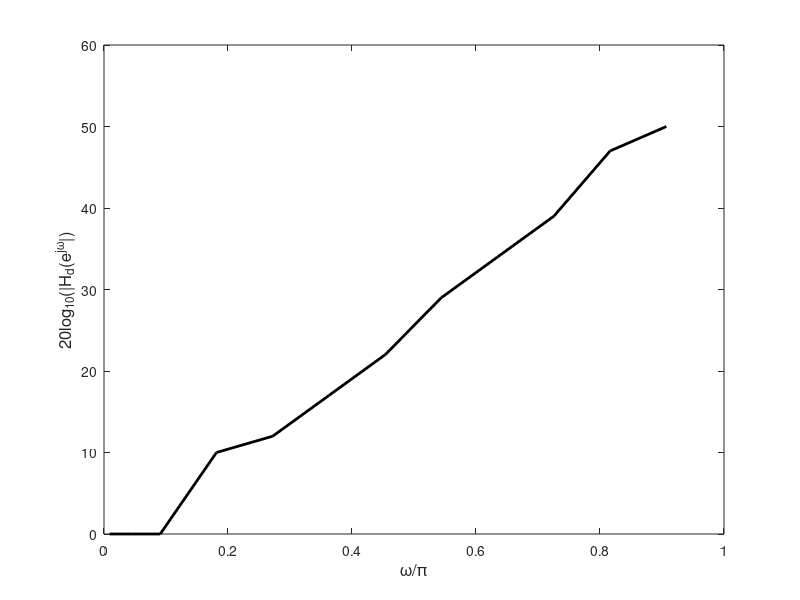
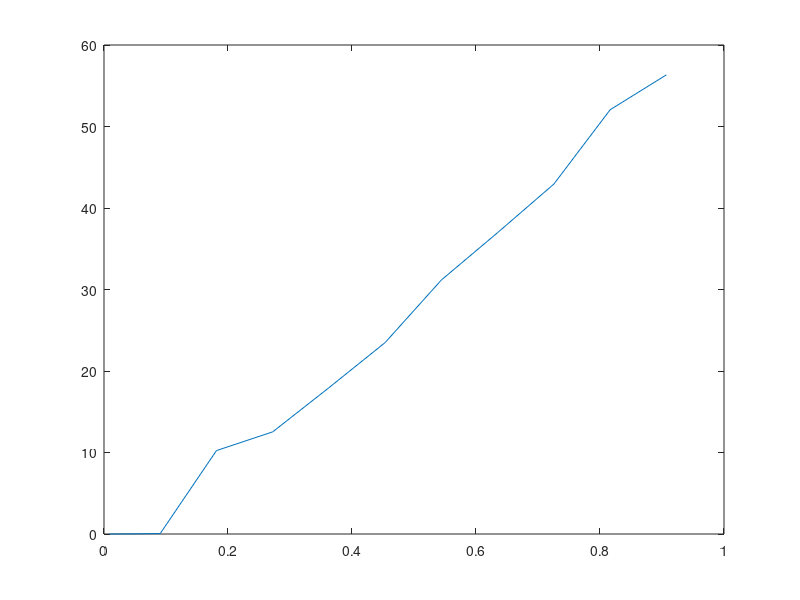
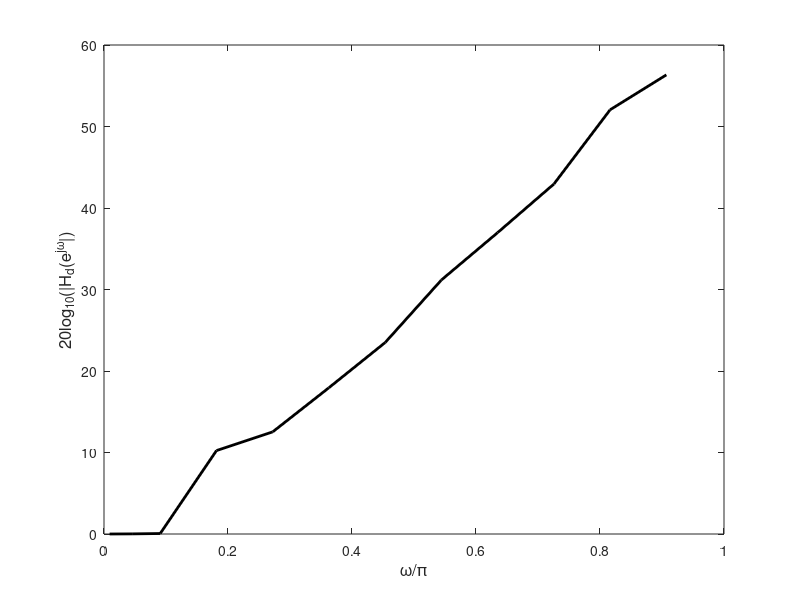
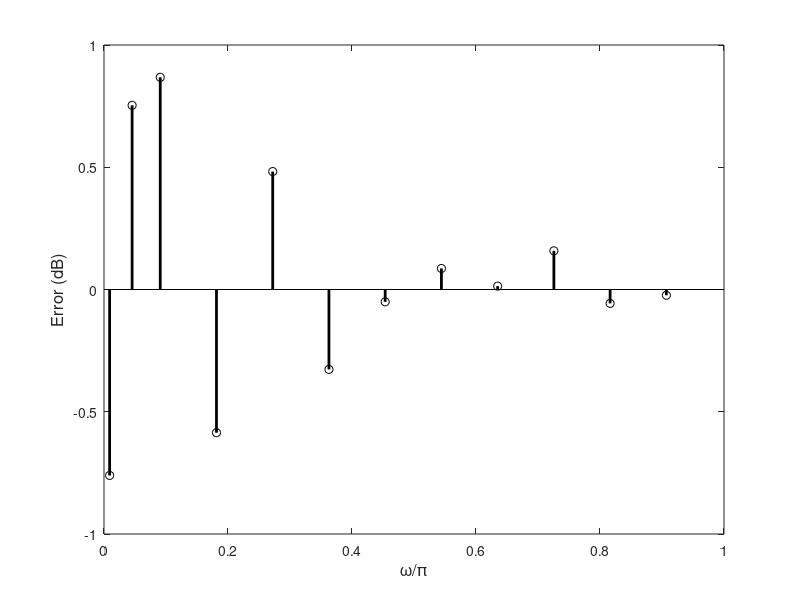

These figures' MATLAB source, in order: (Note: this script raises an error after producing the figures.)
%% Hearing aid problem 
clear, clc, close all

T = 1/22.05e3;     % sampling time in seconds
f = 1e3*[0.1 0.5 1 2 3 4 5 6 7 8 9 10]; % in Hz
A = [0 0 0 -10 -12 -17 -22 -29 -34 -39 -47 -50]; % in dB

%% a)
w_spec = 2*pi*f*T;

% Plot results
figure, box on
plot(w_spec/pi, -A, 'k', 'LineWidth', 2)
xlabel('\omega/\pi', 'FontSize', 12)
ylabel('20log_{10}(|H_d(e^{j\omega}|)', 'FontSize', 12)
axis([0 1 0 60])
% saveas(gca, '../figs/hearing_aid_spec', 'epsc')
    
%% b)
Hd = 1./(10.^(A/20).*sinc(w_spec/(2*pi)).^2);
figure, plot(w_spec/pi, 20*log10(abs(Hd)))

% Plot results
figure, box on
plot(w_spec/pi, 20*log10(abs(Hd)), 'k', 'LineWidth', 2)
xlabel('\omega/\pi', 'FontSize', 12)
ylabel('20log_{10}(|H_d(e^{j\omega}|)', 'FontSize', 12)
axis([0 1 0 60])
% saveas(gca, '../figs/hearing_aid_corrected_spec', 'epsc')

%% c)
for M = 3:100
    hls = firls(M, w_spec/pi, Hd); % design filter of order M
    error = 20*log10(abs(freqz(hls, 1, w_spec))./abs(Hd));
    if all(abs(error) < 1) % error is smaller than 1 dB at all frequencies
        break
    end
end

M % filter order that meets specs
[Hls, w] = freqz(hls, 1);

% Plot results
figure, hold on, box on
stem(w_spec/pi, 20*log10(abs(freqz(hls, 1, w_spec))./abs(Hd)), 'k', 'LineWidth', 2)
xlabel('\omega/\pi', 'FontSize', 12)
ylabel('Error (dB)', 'FontSize', 12)
axis([0 1 -1 1])
% saveas(gca, '../figs/hearing_aid_filter_error', 'epsc')

figure, hold on, box on
plot(w_spec/pi, 20*log10(abs(Hd)), 'r', 'LineWidth', 2)
plot(w/pi, 20*log10(abs(Hls)), 'k', 'LineWidth', 2)
legend('Specification', sprintf('Least-squares FIR M = %d', M),...
    'Location', 'SouthEast')
xlabel('\omega/\pi', 'FontSize', 12)
ylabel('Magnitude (dB)', 'FontSize', 12)
% saveas(gca, '../figs/hearing_aid_filter_mag', 'epsc')

figure, box on
plot(w/pi, unwrap(angle(Hls)), 'k', 'LineWidth', 2)
xlabel('\omega/\pi', 'FontSize', 12)
ylabel('Phase (rad)', 'FontSize', 12)
% saveas(gca, '../figs/hearing_aid_filter_phase', 'epsc')

%% d)
% Could also have used grpdelay(hls, 1, 1)
delay_samples = M/2 % delay of linear phase filter
delay_time = delay_samples*T

%% e)
% Quantization noise power
DeltaX = 2;
B = 10:20;
Delta = DeltaX./2.^B;
varQ = Delta.^2/12;

varQuant = varQ*sum(abs(hls).^2);

% Plot results
figure, box on, hold on
stem(B, 10*log10(varQuant/1e-3), 'k', 'LineWidth', 2)
plot([B(1) B(end)], [-30 -30], 'r')
xlabel('Resolution (bits)', 'FontSize', 12)
ylabel('Output quantization noise average power (dBm)', 'FontSize', 12)
% saveas(gca, '../figs/hearing_aid_quant_noise_var', 'epsc')

%% f)
% Roundoff noise
Nmult = floor(M/2+1);

% Rounoff noise is not enhanced by filter
varRoundOff = Nmult*(1./(2.^(B-1))).^2/12;

% Plot results
figure, box on, hold on
stem(B, 10*log10((varRoundOff + varQuant)/1e-3), 'k', 'LineWidth', 2)
plot([B(1) B(end)], [-30 -30], 'r')
xlabel('Resolution (bits)', 'FontSize', 12)
ylabel('Output noise variance (dBm)', 'FontSize', 12)
% saveas(gca, '../figs/hearing_aid_total_noise_var', 'epsc')

%% g)
B = 18;
Delta = DeltaX/2^B;
varQ = Delta^2/12;
varRoundOff = Nmult*(1/(2^(B-1)))^2/12;

% 
q = sqrt(varQ)/sqrt(1/12)*(rand(1, 10e4)-0.5); % quantization noise
roundoff = sqrt(varRoundOff)/sqrt(1/12)*(rand(1, 10e4)-0.5); % roundoff noise

% Quantization noise is shaped by the filter, but roundoff noise is not 
noise = filter(hls, 1, q) + roundoff;

% PSD estimation
M = 1024;
L = 2*M-1;
window = bartlett(L).';
dw = 2*pi/L;
w = -pi:dw:pi-dw; % frequency vector

Pw = blackman_tukey_psd(noise, window, M);

% Average power estimation
estimatedNoisePower = trapz(w, Pw)/(2*pi);
estimatedNoisePowerdBm = 10*log10(estimatedNoisePower/1e-3)

% Theoretical PSD
Hls = freqz(hls, 1, w);
Ptheory = varQ*abs(Hls).^2 + varRoundOff;

theoreticalNoisePower = trapz(w, Pw)/(2*pi);
theoreticalNoisePowerdBm = 10*log10(theoreticalNoisePower/1e-3)

% Plot results
figure, box on, hold on
plot(w/pi, 10*log10(Pw/1e-3), 'r', 'LineWidth', 2)
plot(w/pi, 10*log10(Ptheory/1e-3), 'k', 'LineWidth', 2)
legend('Theory', 'Estimated PSD', 'Location', 'SouthEast')
xlabel('\omega/\pi', 'FontSize', 12)
ylabel('Magnitude (dBm)', 'FontSize', 12)
saveas(gca, '../figs/hearing_aid_psd', 'epsc')
